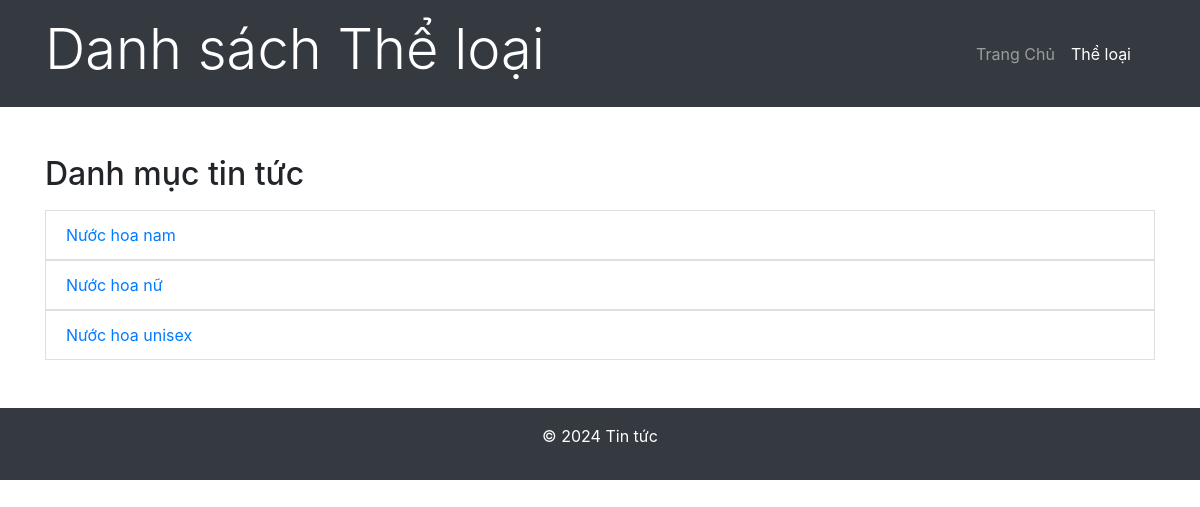
Page /index.php?action=category (signed in) on the committed database.
### tables this page shows
CREATE TABLE categories
(
    id INT PRIMARY KEY AUTO_INCREMENT,
    name      VARCHAR(255) NOT NULL
);

### controllers/CategoryController.php (called while the page is built)
<?php
require_once 'models/Category.php';
class CategoryController
{
    public function listCategories()
    {
        $categoryModel = new Category();
        $categories = $categoryModel->getAllCategories();
        include 'views/category/category_list.php';
    }
}

### models/Database.php (called while the page is built)
<?php
class Database
{
    public static function connect()
    {
        $host = 'localhost';
        $dbname = 'btlon';
        $username = 'root';
        $password = '';
        return new PDO("mysql:host=$host;dbname=$dbname;charset=utf8", $username, $password);
    }
}

### models/Category.php (called while the page is built)
<?php
class Category
{
    private $pdo;
    public function __construct()
    {
        $this->pdo = Database::connect();
    }
    public function getAllCategories()
    {
        $stmt = $this->pdo->query("SELECT * FROM categories");
        return $stmt->fetchAll(PDO::FETCH_ASSOC);
    }
}

### views/category/category_list.php (the view, shortened to what this page needs)
<!DOCTYPE html>
<html lang="vi">
<head>
    <link rel="stylesheet" href="https://stackpath.bootstrapcdn.com/bootstrap/4.5.0/css/bootstrap.min.css">
</head>
<body>
    <header class="bg-dark text-white py-3">
        <div class="container">
            <div class="d-flex justify-content-between align-items-center">
                <h1 class="display-4">Danh sách Thể loại</h1>
                <nav class="navbar navbar-expand-lg navbar-dark bg-dark">
                    <ul class="navbar-nav ml-auto">
                        <li class="nav-item">
                            <a class="nav-link" href="index.php?action=home">Trang Chủ</a>
                        </li>
                        <li class="nav-item">
                            <a class="nav-link active" href="index.php?action=category">Thể loại</a>
                        </li>
                    </ul>
                </nav>
            </div>
        </div>
    </header>
    <div class="container mt-5">
        <div class="d-flex" style="justify-content: space-between">
            <h2>Danh mục tin tức</h2>
        </div>
        <ul class="list-group mt-2">
            <?php foreach ($categories as $category): ?>
                <a href="?action=home&category=<?php echo $category['id'] ?>">
                    <li class="list-group-item"><?php echo htmlspecialchars($category['name']); ?></li>
                </a>
            <?php endforeach; ?>
        </ul>
    </div>
    <footer class="bg-dark text-white text-center py-3 mt-5">
        <p>&copy; 2024 Tin tức</p>
    </footer>
</body>
</html>

### rows in the picture
categories: name "Nước hoa nam"
categories: name "Nước hoa nữ"
categories: name "Nước hoa unisex"
